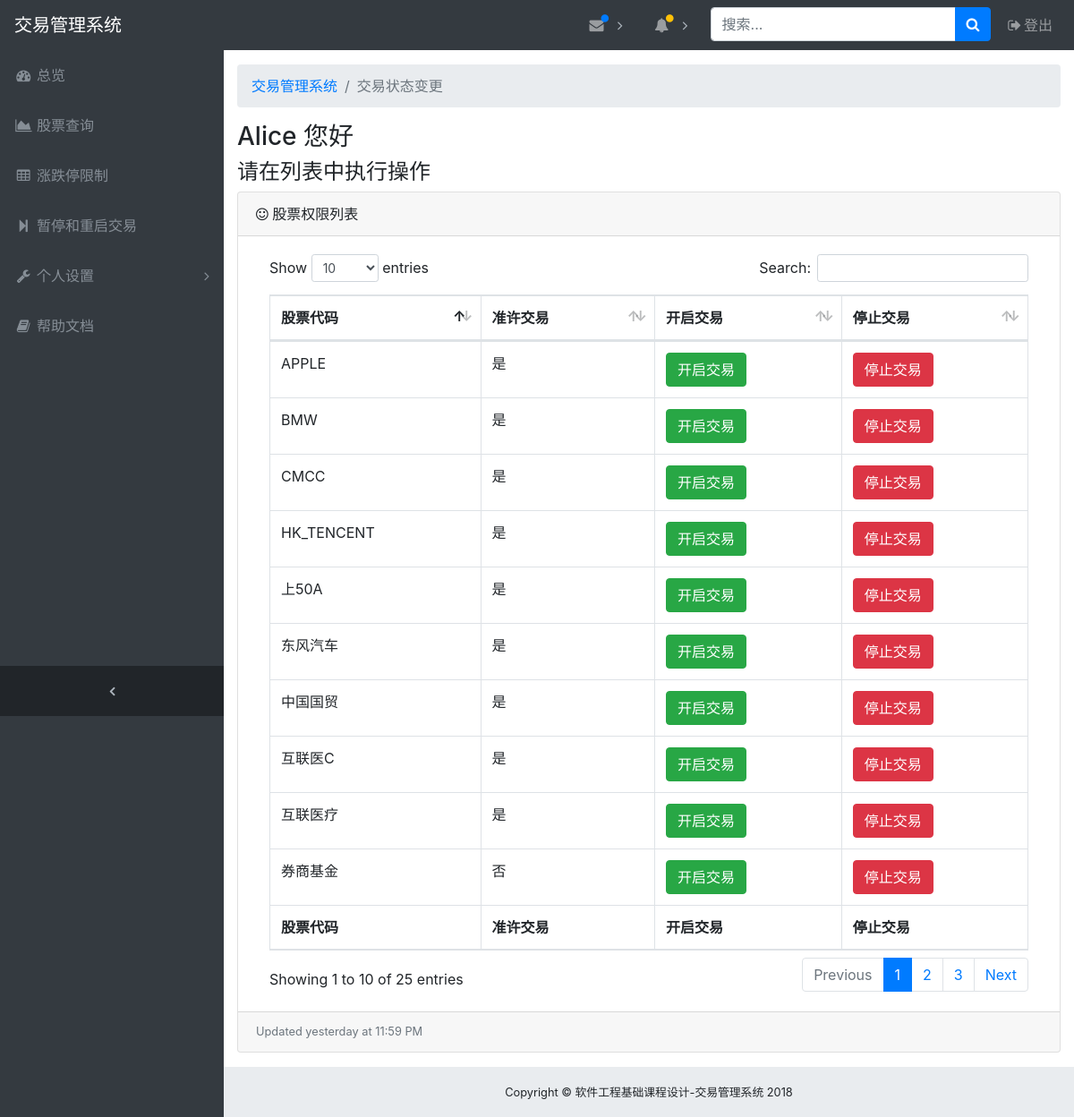
Before: /trading (signed in) with the older database file.
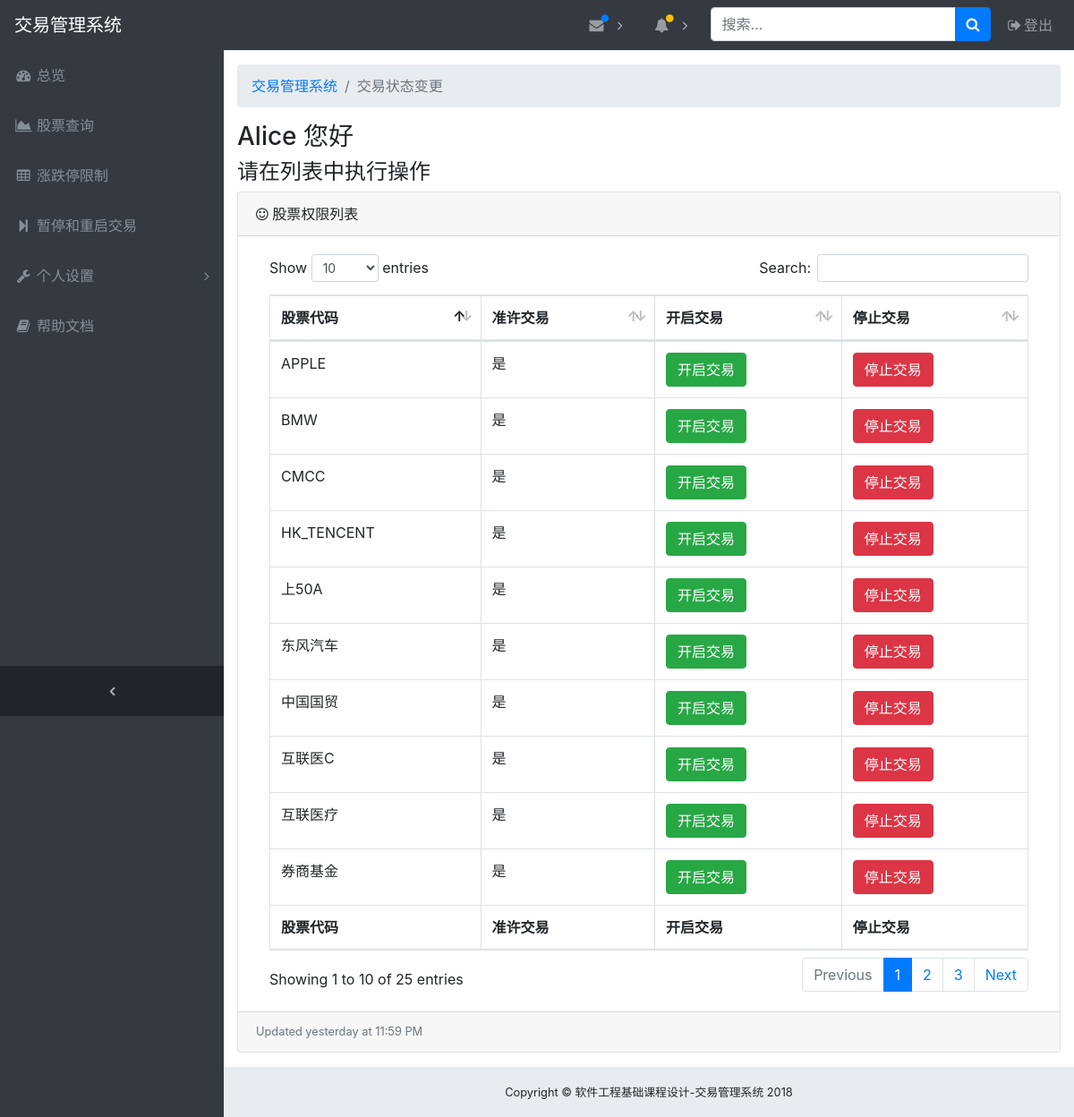
After: the same page with the newer database file.
### app/models.py (models this page shows, shortened)
class Admin ( db.Model ):
    __tablename__ = "admin"
    id = db.Column ( db.String ( 32 ), primary_key=True )
    password_hash = db.Column ( db.String ( 32 ) )
    is_root = db.Column ( db.Boolean, default=False )
    def get_id(self):
        return self.id
    @property
    def password(self):
        raise AttributeError ( "Password unaccessible" )

class Stock ( db.Model ):
    __tablename__ = "stock"
    stock_inner_id = db.Column ( db.Integer, primary_key=True, autoincrement=True )
    stock_name = db.Column ( db.String ( 40 ), index=True )
    is_trading = db.Column ( db.Boolean, default=True )
    up_confine = db.Column ( db.DECIMAL ( 7, 2 ), default=10 )
    down_confine = db.Column ( db.DECIMAL ( 7, 2 ), default=10 )
    dirty = db.Column ( db.Boolean, default=False )

### app/views.py (the view, shortened to what this page needs)
@app.route ( '/trading', methods=['GET', 'POST'] )
@login_required
def trading():
    stock_name = request.values.get ( 'stock_id', None )
    action = request.values.get ( 'action', None )
    user_id = current_user.get_id ()
    auth_list = Auth.query.filter_by ( admin_id=user_id )
    stock_list = []
    for auth in auth_list:
        stock_list.append ( Stock.query.filter_by ( stock_name=auth.stock_id ).first () )
    return render_template ( "trading.html", username=current_user.get_id (), stock_list=stock_list )

### app/views.py (called while the page is built)
@app.before_request
def before_request():
    g.user = current_user

@lm.user_loader
def load_user(id):
    return Admin.query.get ( id )

### app/templates/trading.html (shortened to what this page needs)
{% set current_page = "交易状态变更" %}
{% extends 'base.html' %}
{% block body %}
<div class="row clearfix">
    <div class="container">
        <h3>{{username}} 您好</h3>
        <h4>请在列表中执行操作</h4>
    </div>
</div>
<div class="card mb-3">
    <div class="card-header">
        <i class="fa fa-smile-o"></i> 股票权限列表
    </div>
    <div class="card-body">
        <div class="table-responsive">
            <table class="table table-bordered" id="dataTable" width="100%" cellspacing="0">
                <thead>
                <tr>
                    <th>股票代码</th>
                    <th>准许交易</th>
                    <th>开启交易</th>
                    <th>停止交易</th>
                </tr>
                </thead>
                <tfoot>
                <tr>
                    <th>股票代码</th>
                    <th>准许交易</th>
                    <th>开启交易</th>
                    <th>停止交易</th>
                </tr>
                </tfoot>
                <tbody>
                {% for row in stock_list %}
                <tr>
                    <td>{{ row.stock_name }}</td>
                    {% if row.is_trading %}
                    <td>是</td>
                    {% else %}
                    <td>否</td>
                    {% endif %}
                    <td>
                        <button type="button" class="btn btn-success"
                                onclick="changeTrading('/trading?action=start&stock_id={{ row.stock_name }}')">开启交易
                        </button>
                    </td>
                    <td>
                        <button type="button" class="btn btn-danger"
                                onclick="changeTrading('/trading?action=stop&stock_id={{ row.stock_name }}')">停止交易
                        </button>
                    </td>
                </tr>
                {% endfor %}
                </tbody>
            </table>
        </div>
    </div>
    <div class="card-footer small text-muted">Updated yesterday at 11:59 PM</div>
</div>
{% endblock%}

### app/templates/base.html (shortened to what this page needs)
<!DOCTYPE html>
<html lang="en">
<head>
    <link href="../static/vendor/bootstrap/css/bootstrap.min.css" rel="stylesheet">
    <link href="../static/vendor/font-awesome/css/font-awesome.min.css" rel="stylesheet" type="text/css">
    <link href="../static/vendor/datatables/dataTables.bootstrap4.css" rel="stylesheet">
    <link href="../static/css/sb-admin.css" rel="stylesheet">
</head>
<body class="fixed-nav sticky-footer bg-dark" id="page-top">
<nav class="navbar navbar-expand-lg navbar-dark bg-dark fixed-top" id="mainNav">
    <a class="navbar-brand" href="index.html">交易管理系统</a>
    <div class="collapse navbar-collapse" id="navbarResponsive">
        <ul class="navbar-nav navbar-sidenav" id="exampleAccordion">
            <li class="nav-item" data-toggle="tooltip" data-placement="right" title="Dashboard">
                <a class="nav-link" href="index.html">
                    <i class="fa fa-fw fa-dashboard"></i>
                    <span class="nav-link-text">总览</span>
                </a>
            </li>
            <li class="nav-item" data-toggle="tooltip" data-placement="right" title="Charts">
                <a class="nav-link" href="query">
                    <i class="fa fa-fw fa-area-chart"></i>
                    <span class="nav-link-text">股票查询</span>
                </a>
            </li>
            <li class="nav-item" data-toggle="tooltip" data-placement="right" title="Tables">
                <a class="nav-link" href="confine">
                    <i class="fa fa-fw fa-table"></i>
                    <span class="nav-link-text">涨跌停限制</span>
                </a>
            </li>
            <li class="nav-item" data-toggle="tooltip" data-placement="right" title="Config">
                <a class="nav-link" href="/trading">
                    <i class="fa fa-fw fa-step-forward"></i>
                    <span class="nav-link-text">暂停和重启交易</span>
                </a>
            </li>
            <li class="nav-item" data-toggle="tooltip" data-placement="right" title="Menu Levels">
                <a class="nav-link nav-link-collapse collapsed" data-toggle="collapse" href="#collapseMulti"
                   data-parent="#exampleAccordion">
                    <i class="fa fa-fw fa-wrench"></i>
                    <span class="nav-link-text">个人设置</span>
                </a>
            </li>
            <li class="nav-item" data-toggle="tooltip" data-placement="right" title="Link">
                <a class="nav-link" href="/tutorial">
                    <i class="fa fa-fw fa-book"></i>
                    <span class="nav-link-text">帮助文档</span>
                </a>
            </li>
        </ul>
        <ul class="navbar-nav sidenav-toggler">
            <li class="nav-item">
                <a class="nav-link text-center" id="sidenavToggler">
                    <i class="fa fa-fw fa-angle-left"></i>
                </a>
            </li>
        </ul>
        <ul class="navbar-nav ml-auto">
            <li class="nav-item dropdown">
                <a class="nav-link dropdown-toggle mr-lg-2" id="messagesDropdown" href="#" data-toggle="dropdown"
                   aria-haspopup="true" aria-expanded="false">
                    <i class="fa fa-fw fa-envelope"></i>
                    <span class="indicator text-primary d-none d-lg-block">
              <i class="fa fa-fw fa-circle"></i>
            </span>
                </a>
            </li>
            <li class="nav-item dropdown">
                <a class="nav-link dropdown-toggle mr-lg-2" id="alertsDropdown" href="#" data-toggle="dropdown"
                   aria-haspopup="true" aria-expanded="false">
                    <i class="fa fa-fw fa-bell"></i>
                    <span class="indicator text-warning d-none d-lg-block">
              <i class="fa fa-fw fa-circle"></i>
            </span>
                </a>
            </li>
            <li class="nav-item">
                <form class="form-inline my-2 my-lg-0 mr-lg-2">
                    <div class="input-group">
                        <input class="form-control" type="text" placeholder="搜索...">
                        <span class="input-group-append">
                <button class="btn btn-primary" type="button">
                  <i class="fa fa-search"></i>
                </button>
              </span>
                    </div>
                </form>
            </li>
            <li class="nav-item">
                <a class="nav-link" data-toggle="modal" data-target="#exampleModal">
                    <i class="fa fa-fw fa-sign-out"></i>登出</a>
            </li>
        </ul>
    </div>
</nav>
<div class="content-wrapper">
    <div class="container-fluid">
        <ol class="breadcrumb">
            <li class="breadcrumb-item">
                <a href="#">交易管理系统</a>
            </li>
            <li class="breadcrumb-item active">{{current_page}}</li>
        </ol>
        {% block body %}
        {% endblock %}
    </div>
    <footer class="sticky-footer">
        <div class="container">
            <div class="text-center">
                <small>Copyright © 软件工程基础课程设计-交易管理系统 2018</small>
            </div>
        </div>
    </footer>
</div>
</body>
</html>

### app/static/css/sb-admin.css (style rules this page uses)
html { position: relative; min-height: 100%; }
body { overflow-x: hidden; }
body.sticky-footer { margin-bottom: 56px; }
body.sticky-footer .content-wrapper { min-height: calc(100vh - 56px - 56px); }
body.fixed-nav { padding-top: 56px; }
.content-wrapper { min-height: calc(100vh - 56px); padding-top: 1rem; }
#mainNav .navbar-collapse { overflow: auto; max-height: 75vh; }
#mainNav .navbar-collapse .navbar-nav .nav-item .nav-link { cursor: pointer; }
#mainNav .navbar-collapse .navbar-sidenav .nav-link-collapse:after { float: right; content: '\f107'; font-family: 'FontAwesome'; }
#mainNav .navbar-collapse .navbar-sidenav .nav-link-collapse.collapsed:after { content: '\f105'; }
#mainNav .navbar-collapse .sidenav-toggler { display: none; }
#mainNav .navbar-collapse .navbar-nav > .nav-item.dropdown > .nav-link { position: relative; min-width: 45px; }
#mainNav .navbar-collapse .navbar-nav > .nav-item.dropdown > .nav-link:after { float: right; width: auto; content: '\f105'; border: none; font-family: 'FontAwesome'; }
#mainNav .navbar-collapse .navbar-nav > .nav-item.dropdown > .nav-link .indicator { position: absolute; top: 5px; left: 21px; font-size: 10px; }
@media (min-width: 992px) { #mainNav .navbar-brand { width: 250px; } }
@media (min-width: 992px) { #mainNav .navbar-collapse { overflow: visible; max-height: none; } }
@media (min-width: 992px) { #mainNav .navbar-collapse .navbar-sidenav { position: absolute; top: 0; left: 0; -webkit-flex-direction: column; -ms-flex-direction: column; flex-direction: column; margin-top: 56px; } }
@media (min-width: 992px) { #mainNav .navbar-collapse .navbar-sidenav > .nav-item { width: 250px; padding: 0; } }
@media (min-width: 992px) { #mainNav .navbar-collapse .navbar-sidenav > .nav-item > .nav-link { padding: 1em; } }
@media (min-width: 992px) { #mainNav .navbar-collapse .navbar-nav > .nav-item.dropdown > .nav-link { min-width: 0; } }
@media (min-width: 992px) { #mainNav .navbar-collapse .navbar-nav > .nav-item.dropdown > .nav-link:after { width: 24px; text-align: center; } }
#mainNav.fixed-top .sidenav-toggler { display: none; }
@media (min-width: 992px) { #mainNav.fixed-top .navbar-sidenav { height: calc(100vh - 112px); } }
@media (min-width: 992px) { #mainNav.fixed-top .sidenav-toggler { position: absolute; top: 0; left: 0; display: flex; -webkit-flex-direction: column; -ms-flex-direction: column; flex-direction: column; margin-top: calc(100vh - 56px); } }
@media (min-width: 992px) { #mainNav.fixed-top .sidenav-toggler > .nav-item { width: 250px; padding: 0; } }
@media (min-width: 992px) { #mainNav.fixed-top .sidenav-toggler > .nav-item > .nav-link { padding: 1em; } }
#mainNav.fixed-top.navbar-dark .sidenav-toggler { background-color: #212529; }
#mainNav.fixed-top.navbar-dark .sidenav-toggler a i { color: #adb5bd; }
.content-wrapper { overflow-x: hidden; background: white; }
@media (min-width: 992px) { .content-wrapper { margin-left: 250px; } }
#sidenavToggler i { font-weight: 800; }
#mainNav.navbar-dark .navbar-collapse .navbar-sidenav .nav-link-collapse:after { color: #868e96; }
#mainNav.navbar-dark .navbar-collapse .navbar-sidenav > .nav-item > .nav-link { color: #868e96; }
#mainNav.navbar-dark .navbar-collapse .navbar-nav > .nav-item.dropdown > .nav-link:after { color: #adb5bd; }
@media (min-width: 992px) { #mainNav.navbar-dark .navbar-collapse .navbar-sidenav { background: #343a40; } }
footer.sticky-footer { position: absolute; right: 0; bottom: 0; width: 100%; height: 56px; background-color: #e9ecef; line-height: 55px; }
@media (min-width: 992px) { footer.sticky-footer { width: calc(100% - 250px); } }

Changed rows visible on the page:
changed Stock "券商基金": is_trading "否" → "是"
